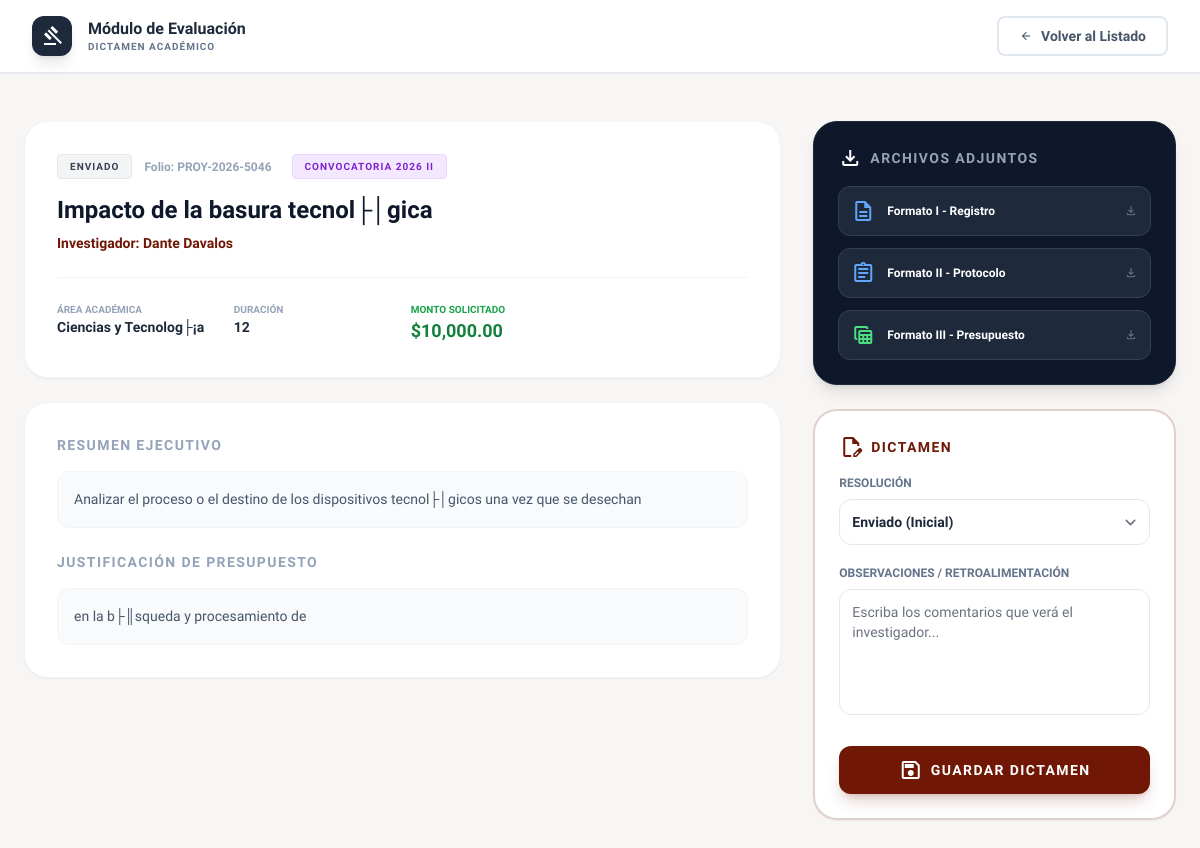
/frontend/admin-evaluacion.php?id=10 (signed in), run on the app's committed database.
### tables this page shows
CREATE TABLE `proyectos` (
  `id` int NOT NULL AUTO_INCREMENT,
  `folio` varchar(20) NOT NULL,
  `usuario_id` int NOT NULL,
  `evaluador_id` int DEFAULT NULL,
  `titulo` text NOT NULL,
  `area` varchar(100) DEFAULT NULL,
  `duracion` varchar(50) DEFAULT NULL,
  `resumen` text,
  `colaborador_nombre` varchar(255) DEFAULT NULL,
  `colaborador_id` varchar(50) DEFAULT NULL,
  `colaborador_adscripcion` varchar(255) DEFAULT NULL,
  `alumno_nombre` varchar(255) DEFAULT NULL,
  `alumno_matricula` varchar(50) DEFAULT NULL,
  `monto` decimal(10,2) DEFAULT '0.00',
  `justificacion_gasto` text,
  `fecha_inicio` date DEFAULT NULL,
  `fecha_termino` date DEFAULT NULL,
  `estatus` varchar(50) DEFAULT 'Enviado',
  `calidad_academica` int DEFAULT '0',
  `viabilidad_tecnica` int DEFAULT '0',
  `observaciones` text,
  `fecha_creacion` timestamp NULL DEFAULT CURRENT_TIMESTAMP,
  `ruta_formato1` varchar(255) DEFAULT NULL,
  `ruta_formato2` varchar(255) DEFAULT NULL,
  `ruta_formato3` varchar(255) DEFAULT NULL,
  `justificacion` text,
  `fecha_fin` date DEFAULT NULL,
  `convocatoria_id` int DEFAULT NULL,
  PRIMARY KEY (`id`),
  UNIQUE KEY `folio` (`folio`),
  KEY `usuario_id` (`usuario_id`),
  KEY `fk_evaluador_asignado` (`evaluador_id`),
  CONSTRAINT `fk_evaluador_asignado` FOREIGN KEY (`evaluador_id`) REFERENCES `usuarios` (`id`) ON DELETE SET NULL,
  CONSTRAINT `proyectos_ibfk_1` FOREIGN KEY (`usuario_id`) REFERENCES `usuarios` (`id`) ON DELETE CASCADE
);

CREATE TABLE `convocatorias` (
  `id` int NOT NULL AUTO_INCREMENT,
  `titulo` varchar(255) NOT NULL,
  `descripcion` text,
  `fecha_apertura` date DEFAULT NULL,
  `fecha_cierre` date DEFAULT NULL,
  `estatus` varchar(50) DEFAULT 'Abierta',
  `fecha_creacion` timestamp NULL DEFAULT CURRENT_TIMESTAMP,
  `ruta_plantilla1` varchar(255) DEFAULT NULL,
  `ruta_plantilla2` varchar(255) DEFAULT NULL,
  `ruta_plantilla3` varchar(255) DEFAULT NULL,
  PRIMARY KEY (`id`)
);

CREATE TABLE `usuarios` (
  `id` int NOT NULL AUTO_INCREMENT,
  `nombre` varchar(100) NOT NULL,
  `correo` varchar(100) NOT NULL,
  `password` varchar(255) NOT NULL,
  `rol` varchar(30) NOT NULL DEFAULT 'investigador',
  `fecha_registro` timestamp NULL DEFAULT CURRENT_TIMESTAMP,
  PRIMARY KEY (`id`),
  UNIQUE KEY `correo` (`correo`)
);

### frontend/admin-evaluacion.php (the view, shortened to what this page needs)
<?php
require_once 'conexion.php';
$id_proyecto = isset($_GET['id']) ? intval($_GET['id']) : (isset($_POST['id_proyecto']) ? intval($_POST['id_proyecto']) : 0);
$query = "SELECT p.*, u.nombre as autor, c.titulo as nombre_convocatoria FROM proyectos p JOIN usuarios u ON p.usuario_id = u.id LEFT JOIN convocatorias c ON p.convocatoria_id = c.id WHERE p.id = $id_proyecto";
$res = mysqli_query($conexion, $query);
$proyecto = mysqli_fetch_assoc($res);
function colorEstatus($estatus) {
    switch ($estatus) {
        default: return 'bg-gray-100 text-gray-700 border-gray-200';
    }
}
?>
<!DOCTYPE html>
<html lang="es">
<head>
    <script src="https://cdn.tailwindcss.com?plugins=forms"></script>
    <script id="tailwind-config">
        tailwind.config = {
            darkMode: "class",
            theme: {
                extend: {
                    colors: { "primary": "#701705", "background-light": "#f8f6f5" },
                    fontFamily: { "display": ["Lexend", "sans-serif"] },
                },
            },
        }
    </script>
</head>
<body class="bg-background-light font-display text-slate-800 pb-20">
    <header class="bg-white border-b border-slate-200 px-8 py-4 flex items-center justify-between sticky top-0 z-50 shadow-sm">
        <div class="flex items-center gap-4">
            <div class="size-10 bg-slate-800 text-white flex items-center justify-center rounded-xl shadow-lg">
                <span class="material-symbols-outlined">gavel</span>
            </div>
            <div>
                <h2 class="font-bold text-slate-800 leading-tight">Módulo de Evaluación</h2>
                <p class="text-[10px] font-black uppercase tracking-widest text-slate-500">Dictamen Académico</p>
            </div>
        </div>
        <div class="flex gap-4">
            <a href="admin-proyectos.php" class="flex items-center gap-2 px-5 py-2 border-2 border-slate-200 text-slate-600 rounded-lg hover:bg-slate-50 transition-all font-bold text-sm">
                <span class="material-symbols-outlined text-sm">arrow_back</span> Volver al Listado
            </a>
        </div>
    </header>
    <main class="max-w-7xl mx-auto px-6 py-12">
        <div class="grid grid-cols-1 lg:grid-cols-3 gap-8 items-start">
            <div class="lg:col-span-2 space-y-6">
                <div class="bg-white p-8 rounded-3xl shadow-sm border border-slate-100">
                    <div class="flex items-center gap-3 mb-4">
                        <span class="px-3 py-1 rounded border text-[10px] font-black uppercase tracking-widest <?php echo colorEstatus($proyecto['estatus']); ?>">
                            <?php echo htmlspecialchars($proyecto['estatus']); ?>
                        </span>
                        <span class="text-xs font-bold text-slate-400">Folio: <?php echo htmlspecialchars($proyecto['folio']); ?></span>
                        <span class="px-3 py-1 rounded border text-[10px] font-black uppercase tracking-widest bg-purple-100 text-purple-700 border-purple-200 ml-2">
                            <?php echo htmlspecialchars($proyecto['nombre_convocatoria'] ?? 'Registro Libre'); ?>
                        </span>
                    </div>
                    <h1 class="text-2xl font-black text-slate-900 leading-tight mb-2"><?php echo htmlspecialchars($proyecto['titulo']); ?></h1>
                    <p class="text-sm font-bold text-primary mb-6">Investigador: <?php echo htmlspecialchars($proyecto['autor']); ?></p>
                    <div class="grid grid-cols-2 md:grid-cols-4 gap-4 pt-6 border-t border-slate-100">
                        <div>
                            <p class="text-[10px] font-bold text-slate-400 uppercase">Área Académica</p>
                            <p class="font-semibold text-sm"><?php echo htmlspecialchars($proyecto['area'] ?? 'No definida'); ?></p>
                        </div>
                        <div>
                            <p class="text-[10px] font-bold text-slate-400 uppercase">Duración</p>
                            <p class="font-semibold text-sm"><?php echo htmlspecialchars($proyecto['duracion'] ?? '0'); ?> </p>
                        </div>
                        <div class="col-span-2">
                            <p class="text-[10px] font-bold text-green-600 uppercase">Monto Solicitado</p>
                            <p class="font-black text-green-700 text-lg">$<?php echo number_format($proyecto['monto'] ?? 0, 2); ?></p>
                        </div>
                    </div>
                </div>
                <div class="bg-white p-8 rounded-3xl shadow-sm border border-slate-100">
                    <h3 class="text-sm font-black text-slate-400 uppercase tracking-widest mb-4">Resumen Ejecutivo</h3>
                    <p class="text-sm text-slate-600 leading-relaxed bg-slate-50 p-4 rounded-xl border border-slate-100 mb-6">
                        <?php echo nl2br(htmlspecialchars($proyecto['resumen'] ?? 'Sin resumen capturado.')); ?>
                    </p>
                    <h3 class="text-sm font-black text-slate-400 uppercase tracking-widest mb-4">Justificación de Presupuesto</h3>
                    <p class="text-sm text-slate-600 leading-relaxed bg-slate-50 p-4 rounded-xl border border-slate-100">
                        <?php echo nl2br(htmlspecialchars($proyecto['justificacion'] ?? 'Sin justificación capturada.')); ?>
                    </p>
                </div>
            </div>
            <div class="space-y-6 sticky top-24">
                <div class="bg-slate-900 p-6 rounded-3xl shadow-lg border border-slate-800">
                    <h3 class="text-sm font-black text-slate-400 uppercase tracking-widest mb-4 flex items-center gap-2">
                        <span class="material-symbols-outlined text-white">download</span> Archivos Adjuntos
                    </h3>
                    <div class="space-y-3">
                        <?php
                        $archivos = [
                            ['Formato I - Registro', $proyecto['ruta_formato1'] ?? '', 'description', 'text-blue-400'],
                            ['Formato II - Protocolo', $proyecto['ruta_formato2'] ?? '', 'assignment', 'text-blue-400'],
                            ['Formato III - Presupuesto', $proyecto['ruta_formato3'] ?? '', 'table_view', 'text-green-400']
                        ];
                        foreach($archivos as $archivo):
                            if(!empty($archivo[1])):
                        ?>
                            <a href="<?php echo htmlspecialchars($archivo[1]); ?>" download class="flex items-center gap-3 bg-slate-800 p-3 rounded-xl border border-slate-700 hover:border-primary transition-colors group">
                                <span class="material-symbols-outlined <?php echo $archivo[3]; ?> group-hover:text-primary"><?php echo $archivo[2]; ?></span>
                                <div class="flex-1">
                                    <p class="text-xs font-bold text-white"><?php echo $archivo[0]; ?></p>
                                </div>
                                <span class="material-symbols-outlined text-slate-500 group-hover:text-white text-sm">download</span>
                            </a>
                        <?php
                            endif;
                        endforeach;
                        ?>
                    </div>
                </div>
                <form method="POST" action="admin-evaluacion.php" class="bg-white p-6 rounded-3xl shadow-sm border-2 border-primary/20">
                    <h3 class="text-sm font-black text-primary uppercase tracking-widest mb-4 flex items-center gap-2">
                        <span class="material-symbols-outlined">edit_document</span> Dictamen
                    </h3>
                    <div class="mb-5">
                        <label class="block text-xs font-bold text-slate-500 uppercase mb-2">Resolución</label>
                        <select name="estatus" required class="w-full border-slate-200 rounded-xl focus:ring-primary focus:border-primary text-sm font-bold p-3">
                            <option value="Enviado" <?php echo ($proyecto['estatus'] == 'Enviado') ? 'selected' : ''; ?>>Enviado (Inicial)</option>
                        </select>
                    </div>
                    <div class="mb-6">
                        <label class="block text-xs font-bold text-slate-500 uppercase mb-2">Observaciones / Retroalimentación</label>
                        <textarea name="observaciones" rows="5" placeholder="Escriba los comentarios que verá el investigador..." class="w-full border-slate-200 rounded-xl focus:ring-primary focus:border-primary text-sm p-3 resize-none"><?php echo htmlspecialchars($proyecto['observaciones'] ?? ''); ?></textarea>
                    </div>
                    <button type="submit" name="dictaminar" class="w-full py-3 rounded-xl bg-primary text-white font-black hover:bg-black transition-all shadow-lg shadow-primary/20 uppercase tracking-widest text-sm flex justify-center items-center gap-2">
                        <span class="material-symbols-outlined">save</span> Guardar Dictamen
                    </button>
                </form>
            </div>
        </div>
    </main>
</body>
</html>

### data on the page
proyectos: estatus "ENVIADO", folio "PROY-2026-5046", convocatoria.titulo "CONVOCATORIA 2026 II", titulo "Impacto de la basura tecnol├│gica", usuario.nombre "Dante Davalos", area "Ciencias y Tecnolog├¡a", duracion "12", monto "10,000.00", resumen "Analizar el proceso o el destino de los dispositivos tecnol├│gicos una vez que se desechan", justificacion "en la b├║squeda y procesamiento de", estatus "Enviado (Inicial)"

### other printed values
$archivo[0] "Formato I - Registro"
$archivo[0] "Formato II - Protocolo"
$archivo[0] "Formato III - Presupuesto"
